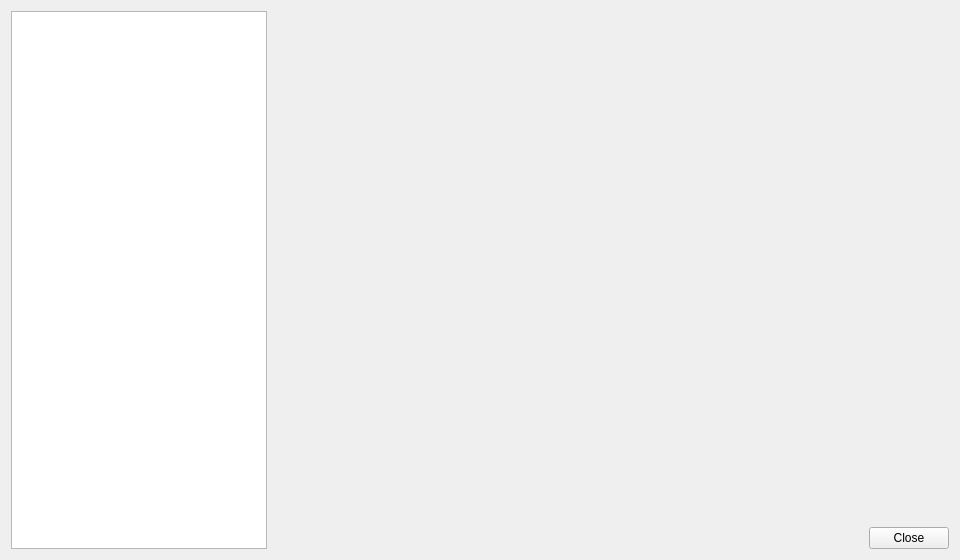
<?xml version="1.0" encoding="UTF-8"?>
<ui version="4.0">
 <class>PreferenceBoxDlg</class>
 <widget class="QDialog" name="PreferenceBoxDlg">
  <property name="geometry"><rect><x>0</x><y>0</y><width>960</width><height>560</height></rect></property>
  <property name="windowTitle"><string>Preferences</string></property>
  <layout class="QGridLayout" name="gridLayout1" columnstretch="0,1" rowstretch="1,0">
   <item row="0" column="0" rowspan="2">
    <widget class="QListWidget" name="listDlgtitle">
     <property name="nppId" stdset="0"><number>6002</number></property>
     <property name="horizontalScrollBarPolicy"><enum>Qt::ScrollBarAlwaysOff</enum></property>
    </widget>
   </item>
   <item row="0" column="1">
    <widget class="QStackedWidget" name="pages"/>
   </item>
   <item row="1" column="1" alignment="Qt::AlignRight">
    <widget class="QPushButton" name="buttonClose">
     <property name="nppId" stdset="0"><number>6001</number></property>
     <property name="text"><string>Close</string></property>
     <property name="sizePolicy"><sizepolicy hsizetype="Fixed" vsizetype="Fixed"><horstretch>0</horstretch><verstretch>0</verstretch></sizepolicy></property>
     <property name="autoDefault"><bool>false</bool></property>
    </widget>
   </item>
  </layout>
 </widget>
 <resources/>
 <connections/>
</ui>
